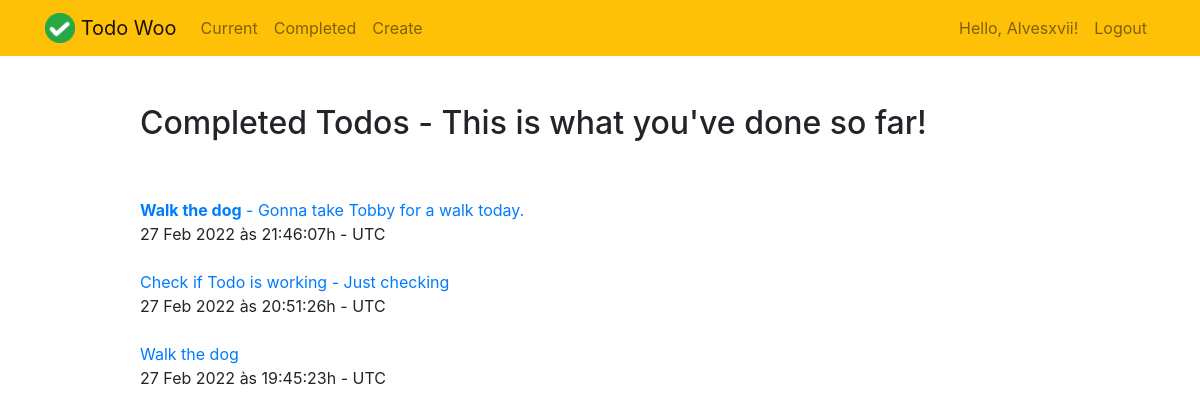
The app's page /completed/ (signed in) with its own data.
### todo/models.py (models this page shows, shortened)
class Todo(models.Model):
    title = models.CharField(max_length=100)
    memo = models.TextField(blank=True)
    created = models.DateTimeField(auto_now_add=True)
    datecompleted = models.DateTimeField(null=True, blank=True)
    important = models.BooleanField(default=False)
    user = models.ForeignKey(User, on_delete=models.CASCADE)

### todo/views.py (the view)
# urls.py: path('completed/', views.completedtodos, name='completedtodos'),
@login_required
def completedtodos(request):
    todos = Todo.objects.filter(user=request.user, datecompleted__isnull=False).order_by('-datecompleted')
    return render(request, 'todo/completedtodos.html', {'todos': todos})

### todo/templates/todo/completedtodos.html
{% extends 'todo/base.html' %}
{% block content %}
 <div class="row justify-content-center mt-5">
        <div class="col-md-10">
            <h2>Completed Todos - This is what you've done so far!</h2>
        </div>
 </div>
<div class="row justify-content-center mt-5">
        <div class="col-md-10">
            <div class="list-group">
                {% for todo in todos %}
                    <a href="{% url 'viewtodo' todo.id %}">
                        {% if todo.important %}<b>{% endif %}{{ todo.title }}{% if todo.important %}</b>{% endif %}
                        {% if todo.memo %} - {{ todo.memo }}{% endif %}
                    </a>{{ todo.datecompleted|date:'d M Y' }} às {{ todo.datecompleted|date:'H:i:s' }}h - {{ todo.datecompleted|date:'T' }}
                <br><br>
                {% endfor %}
            </div>
        </div>
    </div>
{% endblock %}

### todo/templates/todo/base.html (shortened to what this page needs)
<!doctype html>
{% load static %}
<html lang="en">
<head>
    <link rel="stylesheet" href="https://stackpath.bootstrapcdn.com/bootstrap/4.4.1/css/bootstrap.min.css">
</head>
<body>
<nav class="navbar navbar-expand-md navbar-light bg-warning">
<div class="container">
    <a class="navbar-brand" href="{% url 'home' %}">
         <img src="{% static 'todo/logo.png' %}" width="30" height="30" class="d-inline-block align-top">
        <span>Todo Woo</span>
    </a>
    <div class="collapse navbar-collapse" id="navbarNav">
    {% if user.is_authenticated %}
        <ul class="navbar-nav mr-auto">
                <li class="nav-item {{ current }}">
                    <a class="nav-link" href="{% url 'currenttodos' %}">Current</a>
                </li>
                <li class="nav-item {{ completed }}">
                    <a class="nav-link" href="{% url 'completedtodos' %}">Completed</a>
                </li>
                <li class="nav-item {{ create }}">
                    <a class="nav-link" href="{% url 'createtodo' %}">Create</a>
                </li>
        </ul>
    {% endif %}
    <ul class="navbar-nav ml-auto">
            {% if user.is_authenticated %}
                <li class="nav-item">
                    <a href="#" class="nav-link">Hello, {{ user.username }}!</a>
                </li>
                <li class="nav-item">
                    <a href="#" onclick="$('#signOutBtn').click()" class="nav-link">Logout</a>
                </li>
            {% endif %}
        </ul>
    </div>
</div>
</nav>
<div class="container">
{% block content %}{% endblock %}
</div>
</body>
</html>

### records on screen
Todo: title "Walk the dog", memo "Gonna take Tobby for a walk today.", datecompleted "27 Feb 2022", datecompleted "21:46:07", datecompleted "UTC"
Todo: title "Check if Todo is working", memo "Just checking", datecompleted "27 Feb 2022", datecompleted "20:51:26", datecompleted "UTC"
Todo: title "Walk the dog", datecompleted "27 Feb 2022", datecompleted "19:45:23", datecompleted "UTC"

### other values on screen
{{ user.username }} "Alvesxvii"
